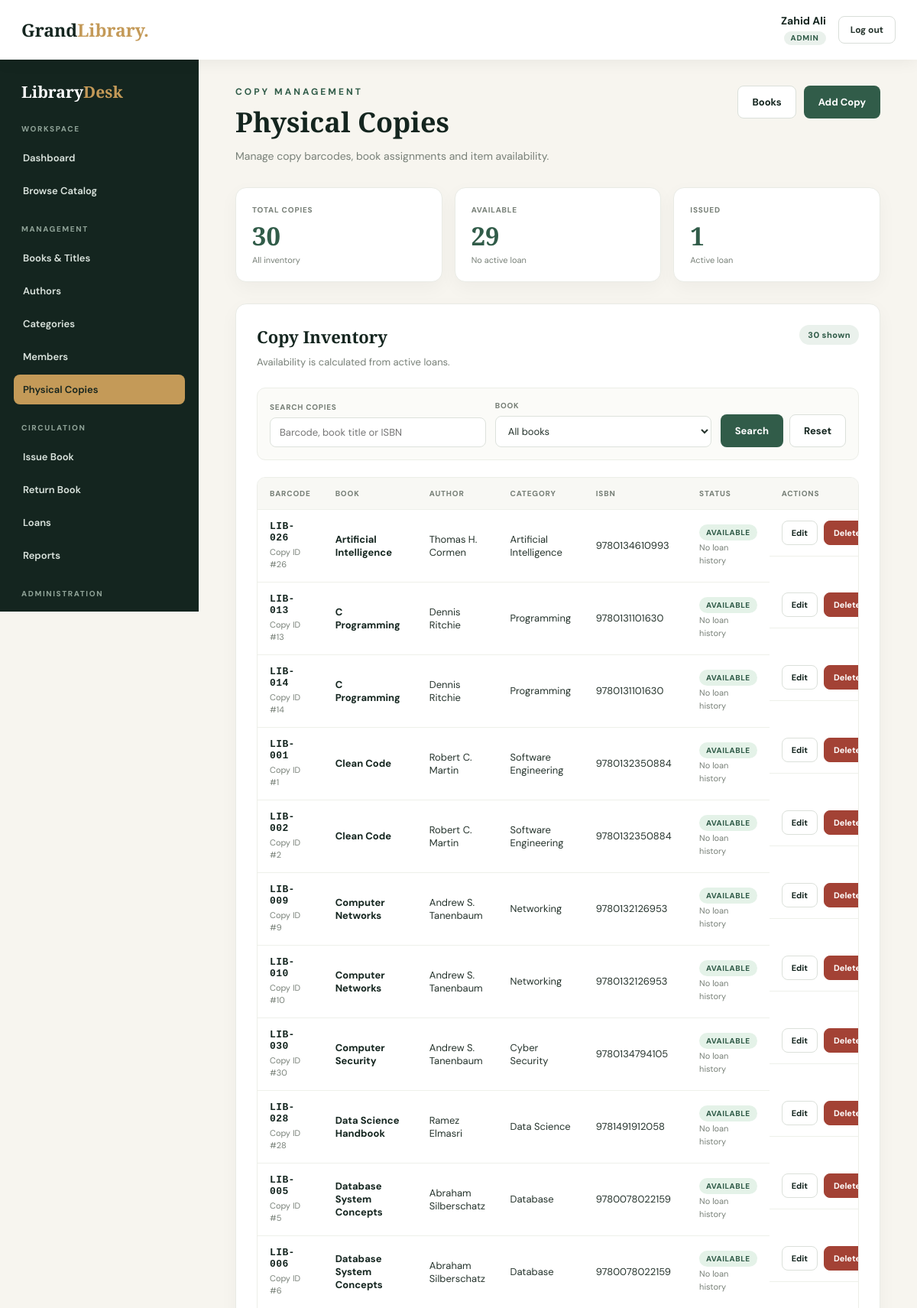
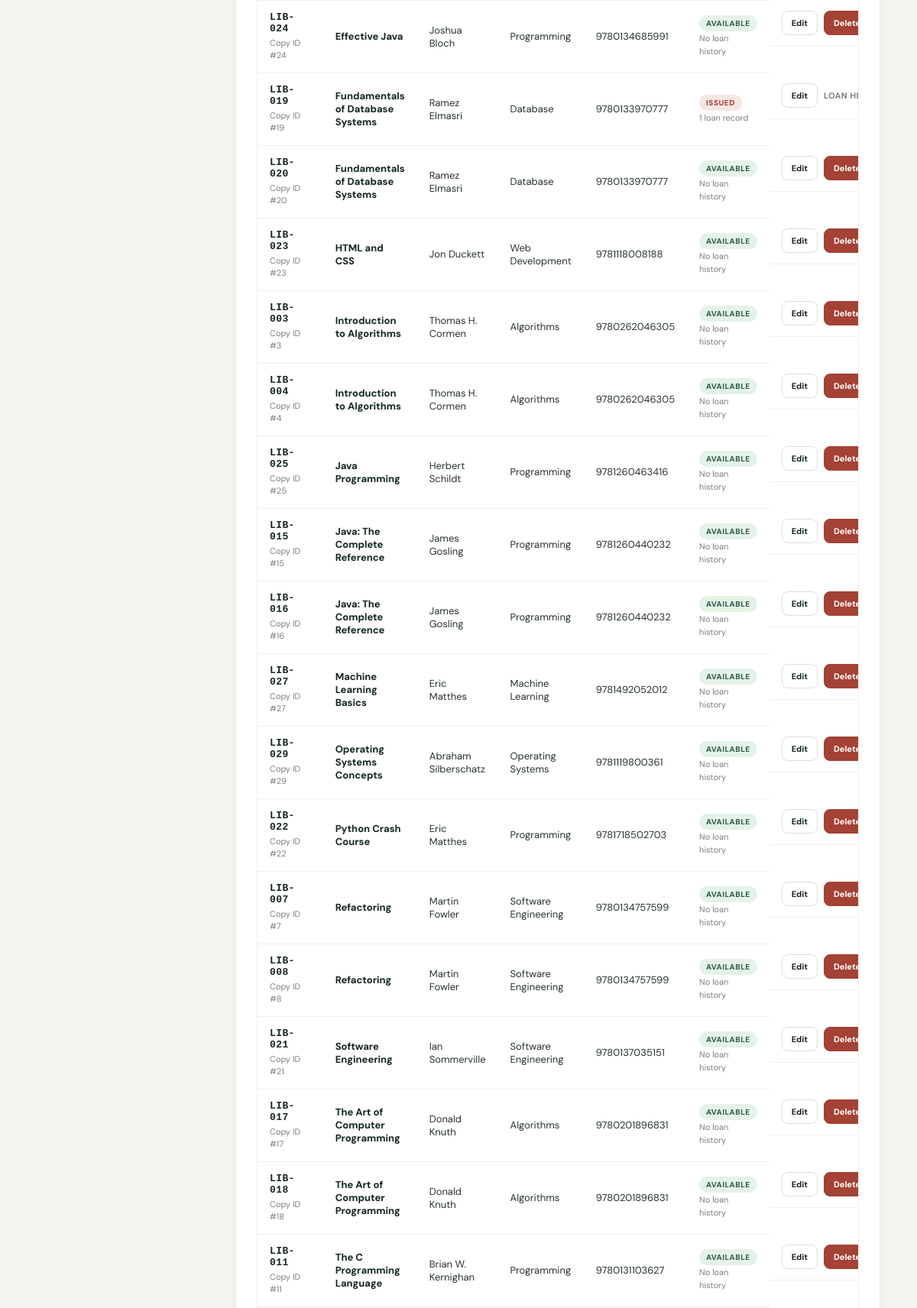
Screenshot of /copies/index.php (signed in, upper part) with the database file from the repository (2 pictures, top to bottom).
### tables this page shows
CREATE TABLE `users` (
  `id` int NOT NULL AUTO_INCREMENT,
  `name` varchar(100) NOT NULL,
  `email` varchar(150) NOT NULL,
  `password` varchar(255) NOT NULL,
  `role` enum('Admin','Librarian') NOT NULL DEFAULT 'Librarian',
  `status` enum('Active','Inactive') NOT NULL DEFAULT 'Active',
  `created_at` timestamp NULL DEFAULT CURRENT_TIMESTAMP,
  PRIMARY KEY (`id`),
  UNIQUE KEY `email` (`email`)
);

CREATE TABLE `book_copies` (
  `id` int NOT NULL AUTO_INCREMENT,
  `book_id` int NOT NULL,
  `barcode` varchar(50) NOT NULL,
  PRIMARY KEY (`id`),
  UNIQUE KEY `barcode` (`barcode`),
  KEY `fk_copies_book` (`book_id`),
  CONSTRAINT `fk_copies_book` FOREIGN KEY (`book_id`) REFERENCES `books` (`id`) ON DELETE RESTRICT ON UPDATE CASCADE
);

CREATE TABLE `books` (
  `id` int NOT NULL AUTO_INCREMENT,
  `title` varchar(200) NOT NULL,
  `isbn` varchar(20) NOT NULL,
  `author_id` int NOT NULL,
  `category_id` int NOT NULL,
  `publisher` varchar(150) DEFAULT NULL,
  `publication_year` smallint unsigned DEFAULT NULL,
  PRIMARY KEY (`id`),
  UNIQUE KEY `isbn` (`isbn`),
  KEY `fk_books_author` (`author_id`),
  KEY `fk_books_category` (`category_id`),
  CONSTRAINT `fk_books_author` FOREIGN KEY (`author_id`) REFERENCES `authors` (`id`) ON DELETE RESTRICT ON UPDATE CASCADE,
  CONSTRAINT `fk_books_category` FOREIGN KEY (`category_id`) REFERENCES `categories` (`id`) ON DELETE RESTRICT ON UPDATE CASCADE
);

CREATE TABLE `authors` (
  `id` int NOT NULL AUTO_INCREMENT,
  `name` varchar(150) NOT NULL,
  PRIMARY KEY (`id`)
);

CREATE TABLE `categories` (
  `id` int NOT NULL AUTO_INCREMENT,
  `name` varchar(100) NOT NULL,
  `description` text,
  PRIMARY KEY (`id`),
  UNIQUE KEY `name` (`name`)
);

### includes/functions.php (called while the page is built, shortened)
<?php
function e($value): string
{
    return htmlspecialchars((string)$value, ENT_QUOTES | ENT_SUBSTITUTE, 'UTF-8');
}
function app_url(string $path = ''): string
{
    $documentRoot = isset($_SERVER['DOCUMENT_ROOT']) ? realpath($_SERVER['DOCUMENT_ROOT']) : false;
    $appRoot = realpath(dirname(__DIR__));
    $base = '';
    if ($documentRoot && $appRoot) {
        $docRoot = rtrim(str_replace('\\', '/', $documentRoot), '/');
        $rootPath = rtrim(str_replace('\\', '/', $appRoot), '/');
        if (stripos($rootPath, $docRoot) === 0) {
            $base = substr($rootPath, strlen($docRoot));
        }
    }
    $base = rtrim($base, '/');
    $path = ltrim($path, '/');
    return $base . '/' . $path;
}
function get_value(string $key, string $default = ''): string
{
    $value = $_GET[$key] ?? $default;
    return is_string($value) ? trim($value) : $default;
}
function normalize_role(string $role): ?string
{
    if (strcasecmp($role, 'Admin') === 0) {
        return 'Admin';
    }
    return null;
}

### includes/auth.php (called while the page is built, shortened)
<?php
require_once __DIR__ . '/functions.php';
require_once __DIR__ . '/../config/db.php';
function current_user(): ?array
{
    $role = normalize_role((string)($_SESSION['user_role'] ?? ''));
    return [
        'id' => (int)$_SESSION['user_id'],
        'name' => (string)($_SESSION['user_name'] ?? ''),
        'role' => $role,
    ];
}
function require_login(): array
{
    $user = current_user();
    global $conn;
    $stmt = $conn->prepare('SELECT name, role, status FROM users WHERE id = ? LIMIT 1');
    $stmt->bind_param('i', $user['id']);
    if (!$stmt->execute()) {
        $stmt->close();
        logout_user();
        redirect(app_url('login.php'));
    }
    $row = $stmt->get_result()->fetch_assoc();
    $role = $row ? normalize_role((string)$row['role']) : null;
    return [
        'id' => $user['id'],
        'name' => (string)$row['name'],
        'role' => $role,
    ];
}
function require_staff(): array
{
    $user = require_login();
    return $user;
}

### copies/index.php (the view, shortened to what this page needs)
<?php
require_once __DIR__ . '/../includes/auth.php';
require_staff();
$search = get_value('search');
$bookFilterInput = get_value('book_id');
if (function_exists('mb_substr')) {
    $search = mb_substr($search, 0, 200);
} else {
    $search = substr($search, 0, 200);
}
$bookFilterId = ctype_digit($bookFilterInput) ? (int)$bookFilterInput : 0;
$selectedBook = null;
$sql = "
    SELECT
        bc.id,
        bc.book_id,
        bc.barcode,
        b.title,
        b.isbn,
        a.name AS author_name,
        c.name AS category_name,
        EXISTS (
            SELECT 1
            FROM loans l
            WHERE l.copy_id = bc.id
              AND l.returned_at IS NULL
        ) AS is_issued,
        (
            SELECT COUNT(*)
            FROM loans l
            WHERE l.copy_id = bc.id
        ) AS loan_count
    FROM book_copies bc
    INNER JOIN books b ON b.id = bc.book_id
    LEFT JOIN authors a ON a.id = b.author_id
    LEFT JOIN categories c ON c.id = b.category_id
";
$sql .= ' ORDER BY b.title ASC, bc.barcode ASC';
$copies = [];
$stmt = $conn->prepare($sql);
if (!$stmt) {
    error_log('Copy list preparation failed: ' . $conn->error);
    $error = 'Physical copies could not be loaded right now. Please try again later.';
} else {
    if ($stmt->execute()) {
        $result = $stmt->get_result();
        while ($row = $result->fetch_assoc()) {
            $copies[] = $row;
        }
    } else {
        error_log('Copy list query failed: ' . $stmt->error);
        $error = 'Physical copies could not be loaded right now. Please try again later.';
    }
}
$totalShown = count($copies);
$availableShown = 0;
$issuedShown = 0;
foreach ($copies as $copy) {
    if ((int)$copy['is_issued'] === 1) {
        $issuedShown++;
    } else {
        $availableShown++;
    }
}
$addCopyUrl = app_url('copies/add.php');
$scopeLabel = ($search !== '' || $bookFilterId > 0) ? 'Current results' : 'All inventory';
require_once __DIR__ . '/../includes/header.php';
require_once __DIR__ . '/../includes/sidebar.php';
?>
<section class="page-head">
    <div>
        <div class="eyebrow">Copy Management</div>
        <h1>Physical Copies</h1>
        <p>Manage copy barcodes, book assignments and item availability.</p>
    </div>
    <div class="page-actions">
        <a class="btn btn-secondary" href="<?php echo e(app_url('books/index.php')); ?>">Books</a>
        <a class="btn btn-primary" href="<?php echo e($addCopyUrl); ?>">Add Copy</a>
    </div>
</section>
<section class="stat-grid copy-stats" aria-label="Physical copy statistics">
    <article class="stat-card">
        <div class="stat-label">Total Copies</div>
        <div class="stat-value"><?php echo number_format($totalShown); ?></div>
        <div class="stat-note"><?php echo e($scopeLabel); ?></div>
    </article>
    <article class="stat-card">
        <div class="stat-label">Available</div>
        <div class="stat-value"><?php echo number_format($availableShown); ?></div>
        <div class="stat-note">No active loan</div>
    </article>
    <article class="stat-card">
        <div class="stat-label">Issued</div>
        <div class="stat-value"><?php echo number_format($issuedShown); ?></div>
        <div class="stat-note">Active loan</div>
    </article>
</section>
<section class="panel">
    <div class="panel-head">
        <div>
            <h2>
                <?php if ($selectedBook !== null): ?>
                    Copies for <?php echo e($selectedBook['title']); ?>
                <?php else: ?>
                    Copy Inventory
                <?php endif; ?>
            </h2>
            <p class="panel-intro">
                <?php if ($selectedBook !== null): ?>
                    Showing physical copies linked to ISBN <?php echo e($selectedBook['isbn']); ?>.
                <?php else: ?>
                    Availability is calculated from active loans.
                <?php endif; ?>
            </p>
        </div>
        <span class="count-pill"><?php echo number_format($totalShown); ?> shown</span>
    </div>
    <form method="get" action="<?php echo e(app_url('copies/index.php')); ?>" class="staff-filter">
        <div class="filter-field">
            <label for="search">Search Copies</label>
            <input class="form-control" type="search" id="search" name="search"
                   value="<?php echo e($search); ?>" maxlength="200"
                   placeholder="Barcode, book title or ISBN">
        </div>
        <div class="filter-field">
            <label for="book_id">Book</label>
            <select class="form-control" id="book_id" name="book_id">
                <option value="0">All books</option>
            </select>
        </div>
        <div class="filter-actions">
            <button type="submit" class="btn btn-primary">Search</button>
            <a class="btn btn-secondary" href="<?php echo e(app_url('copies/index.php')); ?>">Reset</a>
        </div>
    </form>
    <div class="table-wrap">
        <table class="data-table" aria-label="Physical copies">
            <thead>
                <tr>
                    <th scope="col">Barcode</th>
                    <th scope="col">Book</th>
                    <th scope="col">Author</th>
                    <th scope="col">Category</th>
                    <th scope="col">ISBN</th>
                    <th scope="col">Status</th>
                    <th scope="col">Actions</th>
                </tr>
            </thead>
            <tbody>
                <?php if ($totalShown === 0): ?>
                    <tr>
                        <td colspan="7" class="empty-cell">No physical copies found.</td>
                    </tr>
                <?php else: ?>
                    <?php foreach ($copies as $copy): ?>
                        <?php
                        $isIssued = (int)$copy['is_issued'] === 1;
                        $loanCount = (int)$copy['loan_count'];
                        $statusLabel = $isIssued ? 'Issued' : 'Available';
                        $statusClass = $isIssued ? 'availability-unavailable' : 'availability-available';
                        $deleteConfirm = 'Delete copy ' . $copy['barcode'] . '? This action cannot be undone.';
                        ?>
                        <tr>
                            <td>
                                <span class="copy-barcode"><?php echo e($copy['barcode']); ?></span>
                                <span class="book-subtext">Copy ID #<?php echo (int)$copy['id']; ?></span>
                            </td>
                            <td><span class="book-title"><?php echo e($copy['title']); ?></span></td>
                            <td><?php echo e($copy['author_name'] ?? 'Unknown'); ?></td>
                            <td><?php echo e($copy['category_name'] ?? 'Uncategorized'); ?></td>
                            <td><?php echo e($copy['isbn']); ?></td>
                            <td>
                                <div class="detail-badges">
                                    <span class="availability-badge <?php echo e($statusClass); ?>">
                                        <?php echo e($statusLabel); ?>
                                    </span>
                                </div>
                                <span class="table-note">
                                    <?php if ($loanCount > 0): ?>
                                        <?php echo number_format($loanCount); ?> loan record<?php echo $loanCount === 1 ? '' : 's'; ?>
                                    <?php else: ?>
                                        No loan history
                                    <?php endif; ?>
                                </span>
                            </td>
                            <td class="table-actions">
                                <a class="btn btn-secondary btn-small"
                                   href="<?php echo e(app_url('copies/edit.php?id=' . (int)$copy['id'])); ?>">Edit</a>
                                <?php if ($loanCount === 0): ?>
                                    <form method="post" action="<?php echo e(app_url('copies/delete.php')); ?>"
                                          class="inline-form" data-confirm="<?php echo e($deleteConfirm); ?>">
                                        <button type="submit" class="btn btn-danger btn-small">Delete</button>
                                    </form>
                                <?php else: ?>
                                    <span class="protected-label" title="Copies with loan history cannot be deleted">
                                        Loan history
                                    </span>
                                <?php endif; ?>
                            </td>
                        </tr>
                    <?php endforeach; ?>
                <?php endif; ?>
            </tbody>
        </table>
    </div>
</section>
<?php require_once __DIR__ . '/../includes/footer.php'; ?>

### includes/header.php (shortened to what this page needs)
<?php
require_once __DIR__ . '/auth.php';
$staff = current_user();
?>
<!DOCTYPE html>
<html lang="en">
<head>
    <link rel="stylesheet" href="<?php echo e(app_url('assets/tera.css')); ?>">
</head>
<body class="staff-body">
<header class="staff-topbar">
    <a class="logo staff-logo" href="<?php echo e(app_url('dashboard.php')); ?>">Grand<span>Library.</span></a>
    <div class="staff-user">
        <div class="staff-user-info">
            <div class="staff-user-name"><?php echo e($staff['name']); ?></div>
            <span class="role-badge"><?php echo e($staff['role']); ?></span>
        </div>
        <form method="post" action="<?php echo e(app_url('logout.php')); ?>" class="logout-form">
            <button type="submit" class="logout-btn">Log out</button>
        </form>
    </div>
</header>
<div class="staff-layout">

### rows the page displays
users: name "Zahid Ali", role "ADMIN"
book_copies: barcode "LIB-026", id "26", book.title "Artificial Intelligence", authors.name "Thomas H. Cormen", categories.name "Artificial Intelligence", book.isbn "9780134610993", statusLabel "AVAILABLE", shows "No loan history"
book_copies: barcode "LIB-013", id "13", book.title "C Programming", authors.name "Dennis Ritchie", categories.name "Programming", book.isbn "9780131101630", statusLabel "AVAILABLE", shows "No loan history"
book_copies: barcode "LIB-014", id "14", book.title "C Programming", authors.name "Dennis Ritchie", categories.name "Programming", book.isbn "9780131101630", statusLabel "AVAILABLE", shows "No loan history"
book_copies: barcode "LIB-001", id "1", book.title "Clean Code", authors.name "Robert C. Martin", categories.name "Software Engineering", book.isbn "9780132350884", statusLabel "AVAILABLE", shows "No loan history"
book_copies: barcode "LIB-002", id "2", book.title "Clean Code", authors.name "Robert C. Martin", categories.name "Software Engineering", book.isbn "9780132350884", statusLabel "AVAILABLE", shows "No loan history"
book_copies: barcode "LIB-009", id "9", book.title "Computer Networks", authors.name "Andrew S. Tanenbaum", categories.name "Networking", book.isbn "9780132126953", statusLabel "AVAILABLE", shows "No loan history"
book_copies: barcode "LIB-010", id "10", book.title "Computer Networks", authors.name "Andrew S. Tanenbaum", categories.name "Networking", book.isbn "9780132126953", statusLabel "AVAILABLE", shows "No loan history"
book_copies: barcode "LIB-030", id "30", book.title "Computer Security", authors.name "Andrew S. Tanenbaum", categories.name "Cyber Security", book.isbn "9780134794105", statusLabel "AVAILABLE", shows "No loan history"
book_copies: barcode "LIB-028", id "28", book.title "Data Science Handbook", authors.name "Ramez Elmasri", categories.name "Data Science", book.isbn "9781491912058", statusLabel "AVAILABLE", shows "No loan history"
book_copies: barcode "LIB-005", id "5", book.title "Database System Concepts", authors.name "Abraham Silberschatz", categories.name "Database", book.isbn "9780078022159", statusLabel "AVAILABLE", shows "No loan history"
book_copies: barcode "LIB-006", id "6", book.title "Database System Concepts", authors.name "Abraham Silberschatz", categories.name "Database", book.isbn "9780078022159", statusLabel "AVAILABLE", shows "No loan history"
book_copies: barcode "LIB-024", id "24", book.title "Effective Java", authors.name "Joshua Bloch", categories.name "Programming", book.isbn "9780134685991", statusLabel "AVAILABLE", shows "No loan history"
book_copies: barcode "LIB-019", id "19", book.title "Fundamentals of Database Systems", authors.name "Ramez Elmasri", categories.name "Database", book.isbn "9780133970777", statusLabel "ISSUED", loanCount "1", shows "LOAN…"
book_copies: barcode "LIB-020", id "20", book.title "Fundamentals of Database Systems", authors.name "Ramez Elmasri", categories.name "Database", book.isbn "9780133970777", statusLabel "AVAILABLE", shows "No loan history"
book_copies: barcode "LIB-023", id "23", book.title "HTML and CSS", authors.name "Jon Duckett", categories.name "Web Development", book.isbn "9781118008188", statusLabel "AVAILABLE", shows "No loan history"
book_copies: barcode "LIB-003", id "3", book.title "Introduction to Algorithms", authors.name "Thomas H. Cormen", categories.name "Algorithms", book.isbn "9780262046305", statusLabel "AVAILABLE", shows "No loan history"
book_copies: barcode "LIB-004", id "4", book.title "Introduction to Algorithms", authors.name "Thomas H. Cormen", categories.name "Algorithms", book.isbn "9780262046305", statusLabel "AVAILABLE", shows "No loan history"
book_copies: barcode "LIB-025", id "25", book.title "Java Programming", authors.name "Herbert Schildt", categories.name "Programming", book.isbn "9781260463416", statusLabel "AVAILABLE", shows "No loan history"
book_copies: barcode "LIB-015", id "15", book.title "Java: The Complete Reference", authors.name "James Gosling", categories.name "Programming", book.isbn "9781260440232", statusLabel "AVAILABLE", shows "No loan history"
book_copies: barcode "LIB-016", id "16", book.title "Java: The Complete Reference", authors.name "James Gosling", categories.name "Programming", book.isbn "9781260440232", statusLabel "AVAILABLE", shows "No loan history"
book_copies: barcode "LIB-027", id "27", book.title "Machine Learning Basics", authors.name "Eric Matthes", categories.name "Machine Learning", book.isbn "9781492052012", statusLabel "AVAILABLE", shows "No loan history"
book_copies: barcode "LIB-029", id "29", book.title "Operating Systems Concepts", authors.name "Abraham Silberschatz", categories.name "Operating Systems", book.isbn "9781119800361", statusLabel "AVAILABLE", shows "No loan history"
book_copies: barcode "LIB-022", id "22", book.title "Python Crash Course", authors.name "Eric Matthes", categories.name "Programming", book.isbn "9781718502703", statusLabel "AVAILABLE", shows "No loan history"
book_copies: barcode "LIB-007", id "7", book.title "Refactoring", authors.name "Martin Fowler", categories.name "Software Engineering", book.isbn "9780134757599", statusLabel "AVAILABLE", shows "No loan history"
book_copies: barcode "LIB-008", id "8", book.title "Refactoring", authors.name "Martin Fowler", categories.name "Software Engineering", book.isbn "9780134757599", statusLabel "AVAILABLE", shows "No loan history"
book_copies: barcode "LIB-021", id "21", book.title "Software Engineering", authors.name "Ian Sommerville", categories.name "Software Engineering", book.isbn "9780137035151", statusLabel "AVAILABLE", shows "No loan history"
book_copies: barcode "LIB-017", id "17", book.title "The Art of Computer Programming", authors.name "Donald Knuth", categories.name "Algorithms", book.isbn "9780201896831", statusLabel "AVAILABLE", shows "No loan history"
book_copies: barcode "LIB-018", id "18", book.title "The Art of Computer Programming", authors.name "Donald Knuth", categories.name "Algorithms", book.isbn "9780201896831", statusLabel "AVAILABLE", shows "No loan history"
book_copies: barcode "LIB-011", id "11", book.title "The C Programming Language", authors.name "Brian W. Kernighan", categories.name "Programming", book.isbn "9780131103627", statusLabel "AVAILABLE", shows "No loan history"

### other values shown
$totalShown "30"
$scopeLabel "All inventory"
$availableShown "29"
$issuedShown "1"
